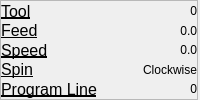
  <widget class="QDockWidget" name="statusDockWidget">
   <property name="maximumSize">
    <size>
     <width>300</width>
     <height>170</height>
    </size>
   </property>
   <property name="features">
    <set>QDockWidget::DockWidgetClosable|QDockWidget::DockWidgetMovable</set>
   </property>
   <property name="windowTitle">
    <string>Machine Status</string>
   </property>
   <attribute name="dockWidgetArea">
    <number>2</number>
   </attribute>
   <widget class="QWidget" name="dockWidgetContents_5">
    <layout class="QVBoxLayout" name="verticalLayout_12">
     <property name="spacing">
      <number>0</number>
     </property>
     <property name="leftMargin">
      <number>0</number>
     </property>
     <property name="topMargin">
      <number>0</number>
     </property>
     <property name="rightMargin">
      <number>2</number>
     </property>
     <property name="bottomMargin">
      <number>0</number>
     </property>
     <item>
      <widget class="QFrame" name="frame_8">
       <property name="frameShape">
        <enum>QFrame::StyledPanel</enum>
       </property>
       <property name="frameShadow">
        <enum>QFrame::Raised</enum>
       </property>
       <layout class="QVBoxLayout" name="verticalLayout_21">
        <property name="spacing">
         <number>0</number>
        </property>
        <property name="margin">
         <number>0</number>
        </property>
        <item>
         <layout class="QGridLayout" name="gridLayout_4" columnstretch="0,1">
          <property name="rightMargin">
           <number>0</number>
          </property>
          <item row="0" column="0">
           <widget class="QLabel" name="label_30">
            <property name="sizePolicy">
             <sizepolicy hsizetype="Maximum" vsizetype="Preferred">
              <horstretch>0</horstretch>
              <verstretch>0</verstretch>
             </sizepolicy>
            </property>
            <property name="font">
             <font>
              <pointsize>12</pointsize>
              <weight>50</weight>
              <bold>false</bold>
              <underline>true</underline>
             </font>
            </property>
            <property name="text">
             <string>Tool</string>
            </property>
           </widget>
          </item>
          <item row="0" column="1">
           <widget class="QLabel" name="toolLabel">
            <property name="text">
             <string>0</string>
            </property>
            <property name="alignment">
             <set>Qt::AlignRight|Qt::AlignTrailing|Qt::AlignVCenter</set>
            </property>
           </widget>
          </item>
          <item row="1" column="0">
           <widget class="QLabel" name="label_31">
            <property name="sizePolicy">
             <sizepolicy hsizetype="Maximum" vsizetype="Preferred">
              <horstretch>0</horstretch>
              <verstretch>0</verstretch>
             </sizepolicy>
            </property>
            <property name="font">
             <font>
              <pointsize>12</pointsize>
              <weight>50</weight>
              <bold>false</bold>
              <underline>true</underline>
             </font>
            </property>
            <property name="text">
             <string>Feed</string>
            </property>
           </widget>
          </item>
          <item row="1" column="1">
           <widget class="QLabel" name="feedLabel">
            <property name="text">
             <string>0.0</string>
            </property>
            <property name="alignment">
             <set>Qt::AlignRight|Qt::AlignTrailing|Qt::AlignVCenter</set>
            </property>
           </widget>
          </item>
          <item row="2" column="0">
           <widget class="QLabel" name="label_32">
            <property name="sizePolicy">
             <sizepolicy hsizetype="Maximum" vsizetype="Preferred">
              <horstretch>0</horstretch>
              <verstretch>0</verstretch>
             </sizepolicy>
            </property>
            <property name="font">
             <font>
              <pointsize>12</pointsize>
              <weight>50</weight>
              <bold>false</bold>
              <underline>true</underline>
             </font>
            </property>
            <property name="text">
             <string>Speed</string>
            </property>
           </widget>
          </item>
          <item row="2" column="1">
           <widget class="QLabel" name="speedLabel">
            <property name="text">
             <string>0.0</string>
            </property>
            <property name="alignment">
             <set>Qt::AlignRight|Qt::AlignTrailing|Qt::AlignVCenter</set>
            </property>
           </widget>
          </item>
          <item row="3" column="0">
           <widget class="QLabel" name="label_33">
            <property name="sizePolicy">
             <sizepolicy hsizetype="Maximum" vsizetype="Preferred">
              <horstretch>0</horstretch>
              <verstretch>0</verstretch>
             </sizepolicy>
            </property>
            <property name="font">
             <font>
              <pointsize>12</pointsize>
              <weight>50</weight>
              <bold>false</bold>
              <underline>true</underline>
             </font>
            </property>
            <property name="text">
             <string>Spin</string>
            </property>
           </widget>
          </item>
          <item row="3" column="1">
           <widget class="QLabel" name="directionLabel">
            <property name="text">
             <string>Clockwise</string>
            </property>
            <property name="alignment">
             <set>Qt::AlignRight|Qt::AlignTrailing|Qt::AlignVCenter</set>
            </property>
           </widget>
          </item>
          <item row="4" column="0">
           <widget class="QLabel" name="label_34">
            <property name="sizePolicy">
             <sizepolicy hsizetype="Maximum" vsizetype="Preferred">
              <horstretch>0</horstretch>
              <verstretch>0</verstretch>
             </sizepolicy>
            </property>
            <property name="font">
             <font>
              <pointsize>12</pointsize>
              <weight>50</weight>
              <bold>false</bold>
              <underline>true</underline>
             </font>
            </property>
            <property name="text">
             <string>Program Line</string>
            </property>
           </widget>
          </item>
          <item row="4" column="1">
           <widget class="QLabel" name="programLineLabel">
            <property name="text">
             <string>0</string>
            </property>
            <property name="alignment">
             <set>Qt::AlignRight|Qt::AlignTrailing|Qt::AlignVCenter</set>
            </property>
           </widget>
          </item>
         </layout>
        </item>
       </layout>
      </widget>
     </item>
    </layout>
   </widget>
  </widget>
